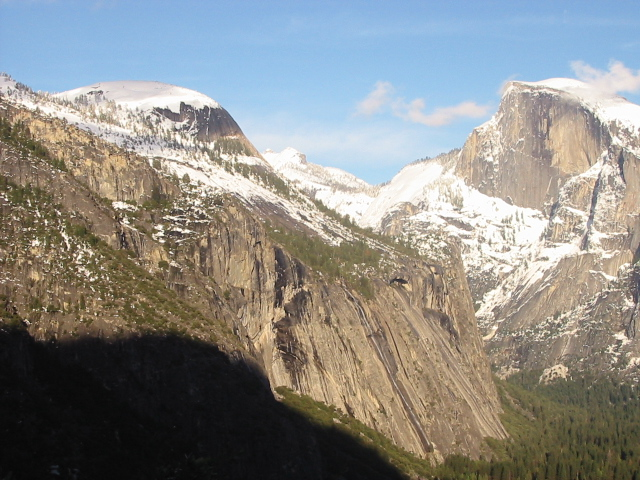
//> input picture Histograma/imagen1.jpg, 640 x 480 px
$ ./main ../Histograma/imagen1.jpg   (built with g++ and OpenCV 4)
//> lines starting //> are read from the running program, lines starting //| are printed output that depends on the picture; after the words box and inside, x2 and y2 are one past the last pixel; in counts of white or black regions, pixels touching at a corner belong together
/**
 * @function findContours_Demo.cpp
 * @brief Demo code to find contours in an image
 * @author OpenCV team
 */

#include "opencv2/imgcodecs.hpp"
#include "opencv2/highgui.hpp"
#include "opencv2/imgproc.hpp"
#include <iostream>

using namespace cv;
using namespace std;

Mat src; Mat src_gray;
int thresh = 100;
int max_thresh = 255;
RNG rng(12345);

/// Function header
void thresh_callback(int, void* );

/**
 * @function main
 */
int main( int argc, char** argv )
{
  /// Load source image
  String imageName("C:\\opencv\\sources\\doc\\tutorials\\imgproc\\shapedescriptors\\find_contours\\images\\Find_Contours_Original_Image.jpg"); // by default
  if (argc > 1)
  {
    imageName = argv[1];
  }
  src = imread(imageName, IMREAD_COLOR);
//> src is the input picture: 480 rows x 640 cols, CV_8UC3; mean B, G, R 135.4, 139.3, 139.5

  if (src.empty())
  {
    cerr << "No image supplied ..." << endl;
    return -1;
  }

  /// Convert image to gray and blur it
  cvtColor( src, src_gray, COLOR_BGR2GRAY );
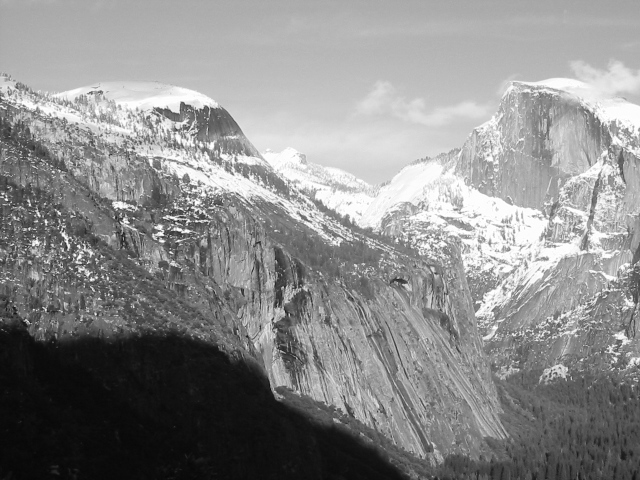
//> src_gray: 480 rows x 640 cols, CV_8UC1; min 6, max 255, mean 138.9
  blur( src_gray, src_gray, Size(3,3) );

  /// Create Window
  const char* source_window = "Source";
  namedWindow( source_window, WINDOW_AUTOSIZE );
  imshow( source_window, src );

  createTrackbar( " Canny thresh:", "Source", &thresh, max_thresh, thresh_callback );
  thresh_callback( 0, 0 );

  waitKey(0);
  return(0);
}

/**
 * @function thresh_callback
 */
void thresh_callback(int, void* )
{
  Mat canny_output;
  vector<vector<Point> > contours;
  vector<Vec4i> hierarchy;

  /// Detect edges using canny
  Canny( src_gray, canny_output, thresh, thresh*2, 3 );
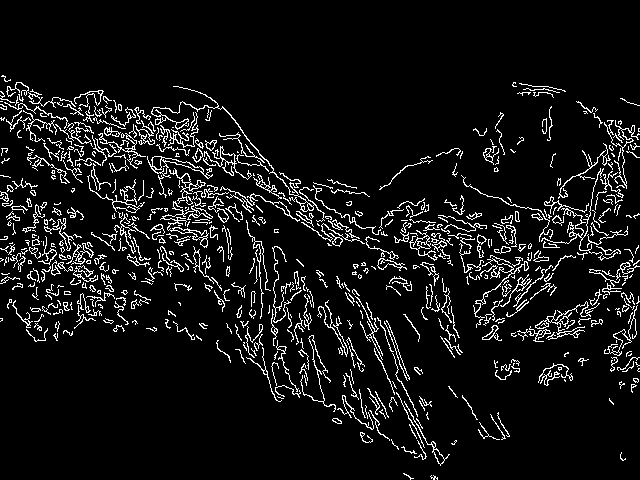
//> canny_output: 480 rows x 640 cols, CV_8UC1; 7.6% white in thin lines or dots, all inside (x1, y1, x2, y2) = (0, 75, 640, 480)
  /// Find contours
  findContours( canny_output, contours, hierarchy, RETR_EXTERNAL, CHAIN_APPROX_SIMPLE, Point(0, 0) );
//> contours = 609 contours, 510 with area under 20; largest, box (x1, y1, x2, y2) and area: (147, 156, 213, 179) 391, (151, 86, 325, 222) 324, (87, 175, 145, 213) 303, (160, 201, 213, 248) 262, (535, 301, 600, 340) 220

  /// Get the moments
  vector<Moments> mu(contours.size() );
//> mu = 609 items
  for( size_t i = 0; i < contours.size(); i++ )
     { mu[i] = moments( contours[i], false ); }

  ///  Get the mass centers:
  vector<Point2f> mc( contours.size() );
  for( size_t i = 0; i < contours.size(); i++ )
     { mc[i] = Point2f( static_cast<float>(mu[i].m10/mu[i].m00) , static_cast<float>(mu[i].m01/mu[i].m00) ); }
//> after the loop, mc = 609 Points (x, y), first 12: [434.3, 477.6], [407.7, 475.8], [621.8, 458.7], [409.2, 450.6], [454.2, 441.9], [421.7, 452.8], [395.3, 445.7], [363.1, 435.5], [412.3, 431], [483.1, 431.6], [418.5, 422], [336.6, 420.5]


  /// Draw contours
  Mat drawing = Mat::zeros( canny_output.size(), CV_8UC3 );
  for( size_t i = 0; i< contours.size(); i++ )
     {
       Scalar color = Scalar( rng.uniform(0, 255), rng.uniform(0,255), rng.uniform(0,255) );
       drawContours( drawing, contours, (int)i, color, 2, 8, hierarchy, 0, Point() );
     }
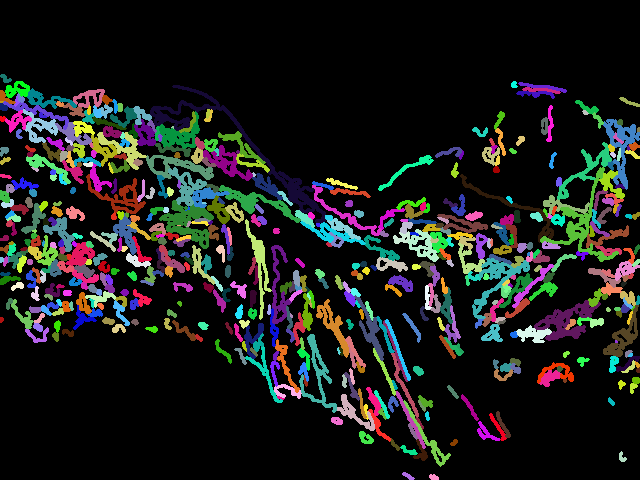
//> drawing: 480 rows x 640 cols, CV_8UC3; mean B, G, R 27.1, 28.6, 27


  /// Calculate the area with the moments 00 and compare with the result of the OpenCV function
  printf("\t Info: Area and Contour Length \n");
  for( size_t i = 0; i< contours.size(); i++ )
     {
       printf(" * Contour[%d] - Area (M_00) = %.2f - Area OpenCV: %.2f - Length: %.2f \n", (int)i, mu[i].m00, contourArea(contours[i]), arcLength( contours[i], true ) );
       Scalar color = Scalar( rng.uniform(0, 255), rng.uniform(0,255), rng.uniform(0,255) );
       drawContours( drawing, contours, (int)i, color, CV_FILLED, LINE_8 );
       circle( drawing, Point(10+mc[i].x,80+mc[i].y), 4, color, -1, 8, 0 );
     }
//> this loop made 609 passes
//|  * Contour[0] - Area (M_00) = 4.50 - Area OpenCV: 4.50 - Length: 31.21
//|  * Contour[1] - Area (M_00) = 5.50 - Area OpenCV: 5.50 - Length: 25.56
//|  * Contour[2] - Area (M_00) = 3.00 - Area OpenCV: 3.00 - Length: 26.14
//|  * Contour[3] - Area (M_00) = 8.00 - Area OpenCV: 8.00 - Length: 41.80
//|  * Contour[4] - Area (M_00) = 4.00 - Area OpenCV: 4.00 - Length: 17.31
//|  * Contour[5] - Area (M_00) = 8.50 - Area OpenCV: 8.50 - Length: 77.84
//|  * Contour[6] - Area (M_00) = 2.50 - Area OpenCV: 2.50 - Length: 27.56
//|  * Contour[7] - Area (M_00) = 17.50 - Area OpenCV: 17.50 - Length: 62.18
//> (output is shown up to pass 8 of 609)
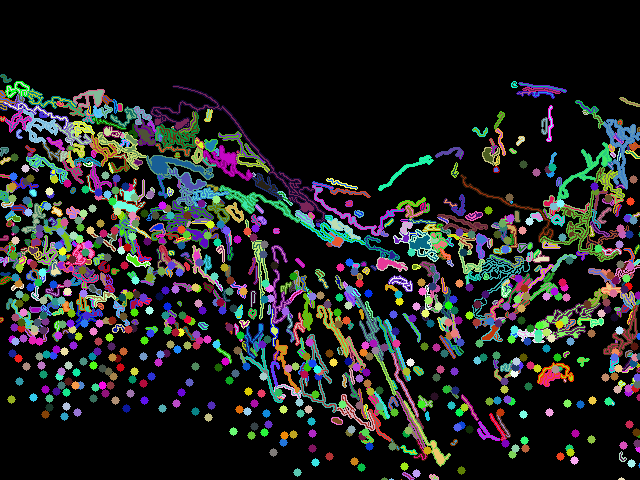
//> drawing: 480 rows x 640 cols, CV_8UC3; 15.96% of pixels changed, all inside (x1, y1, x2, y2) = (0, 75, 640, 480)

  /// Show in a window
  namedWindow( "Contours", WINDOW_AUTOSIZE );
  imshow( "Contours", drawing );
}

$ run again, on Histograma/000.jpg
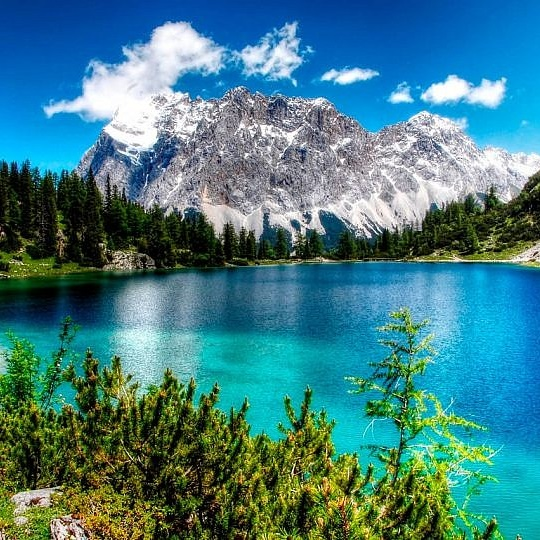
//> input picture Histograma/000.jpg, 540 x 540 px
//> src is the input picture: 540 rows x 540 cols, CV_8UC3; mean B, G, R 132.3, 125.3, 66.6
//> in thresh_callback, `Canny( src_gray, canny_output, thresh, thresh*2, 3 );`:
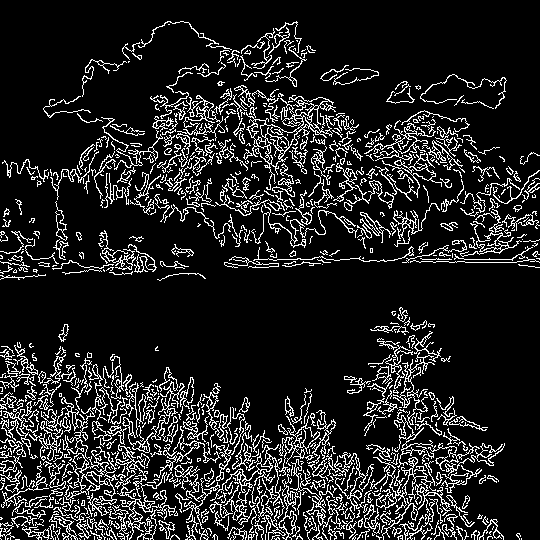
//> canny_output: 540 rows x 540 cols, CV_8UC1; 13.4% white in thin lines or dots
//> contours = 803 contours, 639 with area under 20; largest, box (x1, y1, x2, y2) and area: (243, 95, 336, 190) 1834, (41, 397, 118, 516) 1042, (115, 444, 176, 540) 564, (278, 459, 335, 540) 553, (372, 457, 452, 516) 403
//> mu = 803 items
//> after the loop in thresh_callback, `for( size_t i = 0; i < contours.size(); i++ )`: mc = 803 Points (x, y), first 12: [nan, nan], [nan, nan], [nan, nan], [nan, nan], [nan, nan], [nan, nan], [nan, nan], [nan, nan], [7.33, 538.3], [nan, nan], [428.4, 537.9], [nan, nan]
//> the loop in thresh_callback, `for( size_t i = 0; i< contours.size(); i++ )` made 803 passes
//|  * Contour[0] - Area (M_00) = 0.00 - Area OpenCV: 0.00 - Length: 0.00
//|  * Contour[1] - Area (M_00) = 0.00 - Area OpenCV: 0.00 - Length: 8.00
//|  * Contour[2] - Area (M_00) = 0.00 - Area OpenCV: 0.00 - Length: 2.00
//|  * Contour[3] - Area (M_00) = 0.00 - Area OpenCV: 0.00 - Length: 7.66
//|  * Contour[4] - Area (M_00) = 0.00 - Area OpenCV: 0.00 - Length: 2.00
//> (output is shown up to pass 5 of 803)
//> after the loop in thresh_callback, `for( size_t i = 0; i< contours.size(); i++ )`:
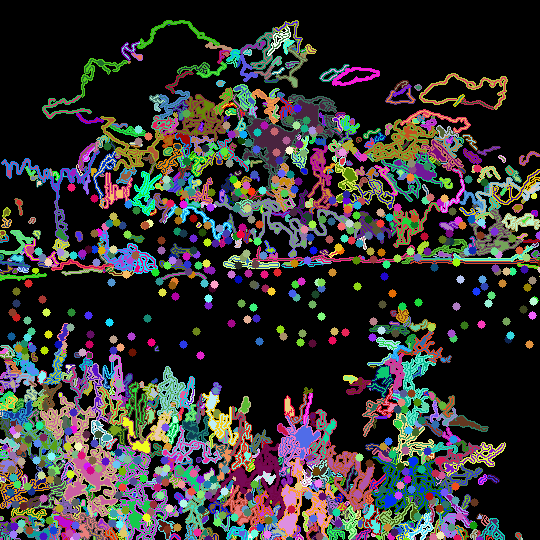
//> drawing: 540 rows x 540 cols, CV_8UC3; mean B, G, R 52.6, 53.6, 55.1
